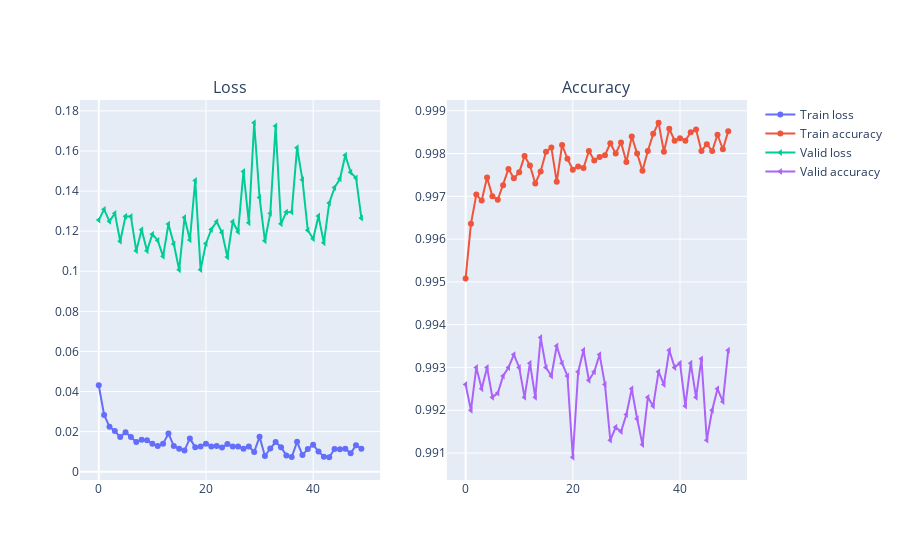

The cell this chart's notebook holds for it:
### Code cell
import plotly.graph_objs as go
import plotly.express as px
from plotly.subplots import make_subplots
from collections import namedtuple
Parametrs = namedtuple('Parametrs', ['mode', 'name', 'marker', 'row', 'col'])
hist_parametrs = {0 : Parametrs(mode='lines+markers', name='Train loss', marker=dict(symbol='circle'), row=1, col=1),
                  1 : Parametrs(mode='lines+markers', name='Train accuracy', marker=dict(symbol='circle'), row=1, col=2),
                  2 : Parametrs(mode='lines+markers', name='Valid loss', marker=dict(symbol='triangle-left'), row=1, col=1),
                  3 : Parametrs(mode='lines+markers', name='Valid accuracy', marker=dict(symbol='triangle-left'), row=1, col=2),}
x_arr = np.arange(len(hists[0]) + 1)
fig = make_subplots(rows=1, cols=2, subplot_titles=('Loss', 'Accuracy'))
for params in range(4):
    curr_params = hist_parametrs[params]
    print(curr_params.name)
    fig.add_trace(go.Scatter(x=x_arr, y=hists_cnn[params], mode=curr_params.mode, name=curr_params.name, marker=curr_params.marker), row=curr_params.row, col=curr_params.col)
fig.update_yaxes(title_text='Loss', row=1, col=1)
fig.update_xaxes(title_text='Epoch', row=1, col=1)
fig.update_yaxes(title_text='Accuracy', row=1, col=2)
fig.update_xaxes(title_text='Epoch', row=1, col=2)
fig.update_layout(
    title_text="Training History, p = 0.5",
    width=800, height=400,
    legend=dict(font=dict(size=14))
)
fig.show()

### Figure 1 — Plotly figure (JSON) as saved in the notebook; plotly's stock layout.template omitted (floating-point values rounded to 4 significant figures)
{"data": [{"marker": {"symbol": "circle"}, "mode": "lines+markers", "name": "Train loss", "type": "scatter", "x": [0, 1, 2, 3, 4, 5, 6, 7, 8, 9, 10, 11, 12, 13, 14, 15, 16, 17, 18, 19, 20, 21, 22, 23, 24, 25, 26, 27, 28, 29, 30, 31, 32, 33, 34, 35, 36, 37, 38, 39, 40, 41, 42, 43, 44, 45, 46, 47, 48, 49, 50], "xaxis": "x", "y": [0.04308, 0.02828, 0.02246, 0.02031, 0.01728, 0.0197, 0.01727, 0.01477, 0.01593, 0.01564, 0.01398, 0.01277, 0.0139, 0.01907, 0.01276, 0.01146, 0.01063, 0.01662, 0.01214, 0.01255, 0.01395, 0.01258, 0.01287, 0.01213, 0.01377, 0.01256, 0.01261, 0.01145, 0.01258, 0.00985, 0.01739, 0.00785, 0.01157, 0.01478, 0.01224, 0.008138, 0.007277, 0.01491, 0.008346, 0.01127, 0.0135, 0.01001, 0.007504, 0.007205, 0.01134, 0.01115, 0.01142, 0.009225, 0.0132, 0.01147], "yaxis": "y"}, {"marker": {"symbol": "circle"}, "mode": "lines+markers", "name": "Train accuracy", "type": "scatter", "x": [0, 1, 2, 3, 4, 5, 6, 7, 8, 9, 10, 11, 12, 13, 14, 15, 16, 17, 18, 19, 20, 21, 22, 23, 24, 25, 26, 27, 28, 29, 30, 31, 32, 33, 34, 35, 36, 37, 38, 39, 40, 41, 42, 43, 44, 45, 46, 47, 48, 49, 50], "xaxis": "x2", "y": [0.9951, 0.9964, 0.997, 0.9969, 0.9974, 0.997, 0.9969, 0.9973, 0.9976, 0.9974, 0.9976, 0.9979, 0.9977, 0.9973, 0.9976, 0.998, 0.9981, 0.9973, 0.9982, 0.9979, 0.9976, 0.9977, 0.9977, 0.9981, 0.9978, 0.9979, 0.998, 0.9982, 0.998, 0.9983, 0.9978, 0.9984, 0.998, 0.9976, 0.9981, 0.9985, 0.9987, 0.998, 0.9986, 0.9983, 0.9984, 0.9983, 0.9985, 0.9986, 0.9981, 0.9982, 0.9981, 0.9984, 0.9981, 0.9985], "yaxis": "y2"}, {"marker": {"symbol": "triangle-left"}, "mode": "lines+markers", "name": "Valid loss", "type": "scatter", "x": [0, 1, 2, 3, 4, 5, 6, 7, 8, 9, 10, 11, 12, 13, 14, 15, 16, 17, 18, 19, 20, 21, 22, 23, 24, 25, 26, 27, 28, 29, 30, 31, 32, 33, 34, 35, 36, 37, 38, 39, 40, 41, 42, 43, 44, 45, 46, 47, 48, 49, 50], "xaxis": "x", "y": [0.1255, 0.1309, 0.1249, 0.1289, 0.115, 0.1275, 0.1273, 0.1102, 0.1207, 0.1103, 0.1185, 0.1154, 0.1074, 0.1235, 0.1136, 0.1007, 0.1268, 0.1156, 0.1453, 0.1008, 0.1139, 0.1208, 0.1247, 0.1193, 0.1071, 0.1247, 0.1197, 0.1498, 0.1242, 0.1741, 0.1369, 0.1152, 0.1289, 0.1725, 0.1237, 0.1295, 0.1296, 0.1617, 0.1457, 0.1205, 0.1162, 0.1276, 0.1142, 0.1341, 0.1418, 0.1461, 0.1579, 0.1494, 0.1465, 0.1266], "yaxis": "y"}, {"marker": {"symbol": "triangle-left"}, "mode": "lines+markers", "name": "Valid accuracy", "type": "scatter", "x": [0, 1, 2, 3, 4, 5, 6, 7, 8, 9, 10, 11, 12, 13, 14, 15, 16, 17, 18, 19, 20, 21, 22, 23, 24, 25, 26, 27, 28, 29, 30, 31, 32, 33, 34, 35, 36, 37, 38, 39, 40, 41, 42, 43, 44, 45, 46, 47, 48, 49, 50], "xaxis": "x2", "y": [0.9926, 0.992, 0.993, 0.9925, 0.993, 0.9923, 0.9924, 0.9928, 0.993, 0.9933, 0.993, 0.9923, 0.9931, 0.9923, 0.9937, 0.993, 0.9928, 0.9935, 0.9931, 0.9928, 0.9909, 0.9929, 0.9934, 0.9927, 0.9929, 0.9933, 0.9926, 0.9913, 0.9916, 0.9915, 0.9919, 0.9925, 0.9918, 0.9912, 0.9923, 0.9921, 0.9929, 0.9926, 0.9934, 0.993, 0.9931, 0.9921, 0.9931, 0.9923, 0.9932, 0.9913, 0.992, 0.9925, 0.9922, 0.9934], "yaxis": "y2"}], "layout": {"annotations": [{"font": {"size": 16}, "showarrow": false, "text": "Loss", "x": 0.225, "xanchor": "center", "xref": "paper", "y": 1, "yanchor": "bottom", "yref": "paper"}, {"font": {"size": 16}, "showarrow": false, "text": "Accuracy", "x": 0.775, "xanchor": "center", "xref": "paper", "y": 1, "yanchor": "bottom", "yref": "paper"}], "xaxis": {"anchor": "y", "domain": [0, 0.45]}, "xaxis2": {"anchor": "y2", "domain": [0.55, 1]}, "yaxis": {"anchor": "x", "domain": [0, 1]}, "yaxis2": {"anchor": "x2", "domain": [0, 1]}}}
